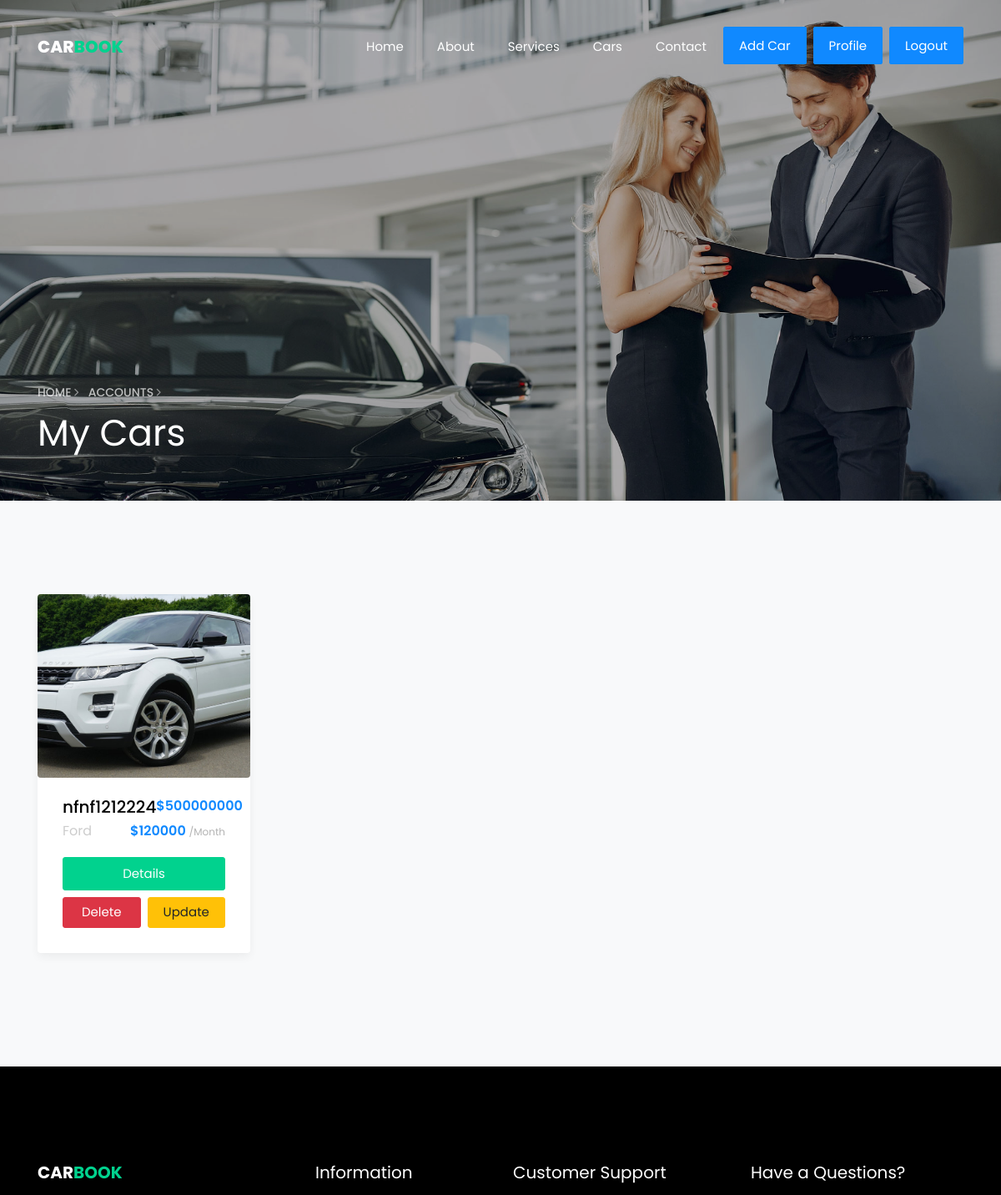
Page /accounts/mycars/ (signed in, upper part) on the earlier database version.
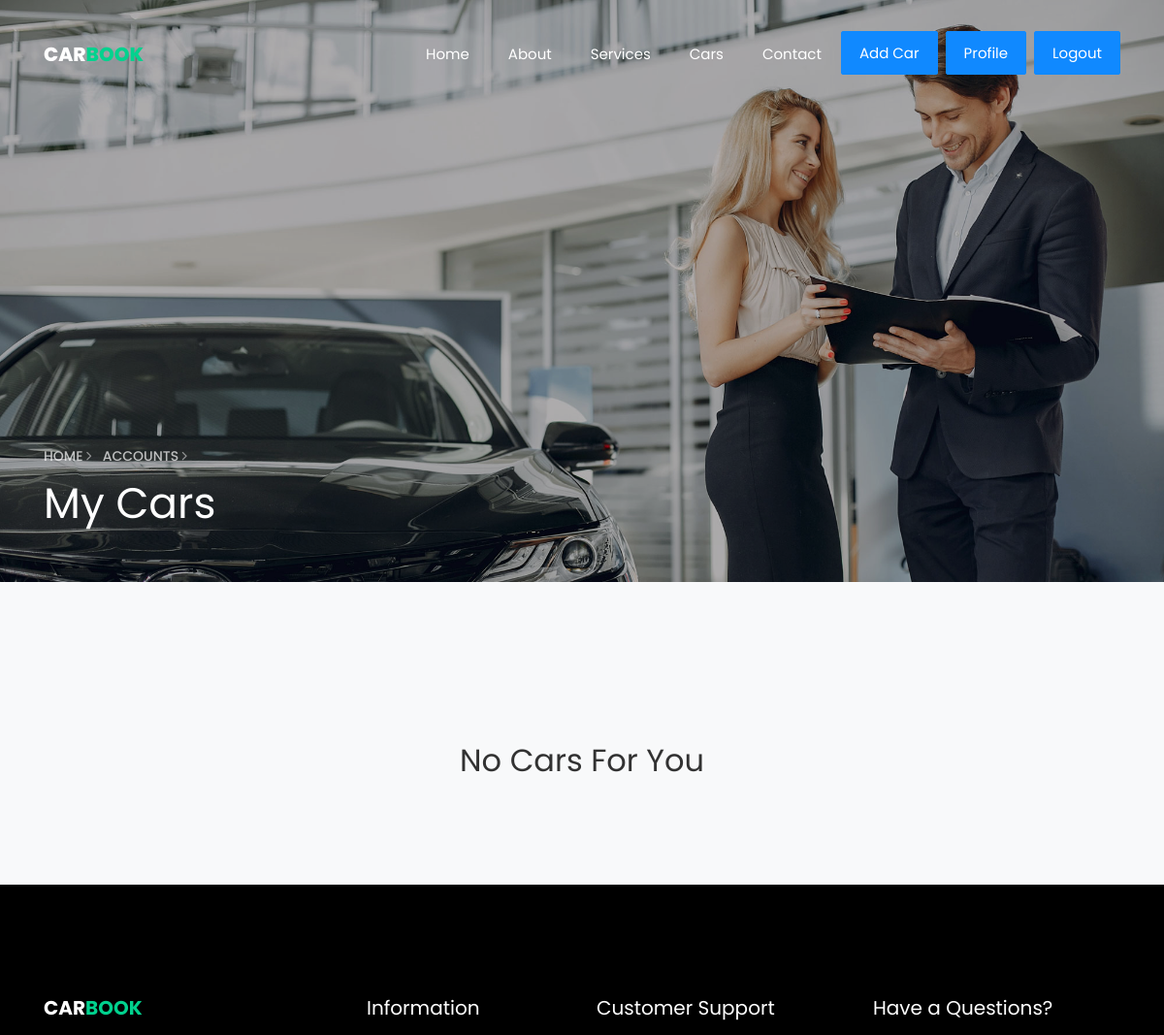
Same page on the later database version.
### cars/models.py (models this page shows, shortened)
class Car(models.Model):
    owner = models.ForeignKey(User, related_name='car_owner', on_delete=models.CASCADE)
    name = models.CharField(max_length=100 , help_text="enter your vin number her")
    image_cover = models.ImageField(upload_to='cars/')
    total_price = models.IntegerField(default=0)
    price_per_month = models.IntegerField(default=0,null=True,blank=True)
    description = models.TextField(max_length=10000)
    features = models.TextField(max_length=10000,null=True,blank=True)
    created_at = models.DateTimeField( default=timezone.now)
    slug = models.SlugField(null=True,blank=True)
    model = models.ForeignKey("Model",related_name='car_model', on_delete=models.CASCADE)
    mileage = models.CharField( max_length=50)
    transmission = models.CharField( max_length=50,null=True,blank=True)
    specifications = models.CharField( max_length=50,null=True,blank=True)
    fuel = models.CharField( max_length=50)
    color = models.CharField( max_length=50)
    cylinders = models.IntegerField()
    doors = models.IntegerField()
    year = models.IntegerField()
    class Meta:
        verbose_name_plural = "Cars"
    def get_absolute_url(self):
        return reverse("car_details", kwargs={"pk":self.pk})

class Model(models.Model):
    name = models.CharField(max_length=60)
    class Meta:
        verbose_name_plural = "Car Model"
    def __str__(self):
        return str(self.name)

### accounts/views.py (the view)
# urls.py: path('mycars/' , views.myCars , name='my_cars'),
@login_required(login_url='login')
def myCars(request):
    mycars = Car.objects.filter(owner=request.user)
    paginator = Paginator(mycars,12)
    page = request.GET.get('page')
    paged_car = paginator.get_page(page)
    context = {
        'mycars':paged_car
    }
    return render(request , 'profile/myCars.html' , context)

### accounts/templates/profile/myCars.html (shortened to what this page needs)
{% extends 'base.html' %}
{% load static %}
{% block body %}
<section class="hero-wrap hero-wrap-2 js-fullheight" style="background-image: url('{% static 'images/bg_3.jpg'%}');"
    data-stellar-background-ratio="0.5">
    <div class="overlay"></div>
    <div class="container">
        <div class="row no-gutters slider-text js-fullheight align-items-end justify-content-start">
            <div class="col-md-9 ftco-animate pb-5">
                <p class="breadcrumbs"><span class="mr-2"><a href="/">Home <i
                                class="ion-ios-arrow-forward"></i></a></span> <span>Accounts <i
                            class="ion-ios-arrow-forward"></i></span></p>
                <h1 class="mb-3 bread">My Cars</h1>
            </div>
        </div>
    </div>
</section>
<section class="ftco-section bg-light">
    <div class="container">
        <div class="row">
            {% if mycars %}
            {% for car in mycars %}
            <div class="col-md-3">
                <div class="car-wrap rounded ftco-animate">
                    <div class="img rounded d-flex align-items-end"
                        style="background-image: url({{car.image_cover.url}});">
                    </div>
                    <div class="text">
                        <div class="d-flex justify-content-between">
                            <h2 class="mb-0"><a href="car-single.html">{{car.name}}</a></h2>
                            <p class="price ml-auto">${{car.total_price}}</p>
                        </div>
                        <div class="d-flex mb-3">
                            <span class="cat">{{car.model}}</span>
                            <p class="price ml-auto">${{car.price_per_month}} <span>/Month</span></p>
                        </div>
                        <p class="d-flex mb-2 d-block"> <a href="{{car.get_absolute_url}}"
                                class="btn btn-secondary w-100 py-2 ml-0">Details</a></p>
                        <div class="d-flex justify-content-between">
                            <a class="btn btn-danger w-50 mr-2" href="{% url 'deleteCar' car.id%}">Delete</a>
                            <a href="{% url 'update_car' car.id%}" class="btn btn-warning w-50">Update</a>
                        </div>
                    </div>
                </div>
            </div>
            {% endfor %}
            {% else %}
            <div class="text-center w-100 pt-5">
                <h2>No Cars For You </h2>
            </div>
            {% endif %}
        </div>
    </div>
</section>
{% endblock body %}

Differences in the rows shown:
removed Car: image_cover (picture), name "nfnf1212224", total_price "500000000", model "Ford", price_per_month "120000"
Other differences:
text now shown: "No Cars For You"
